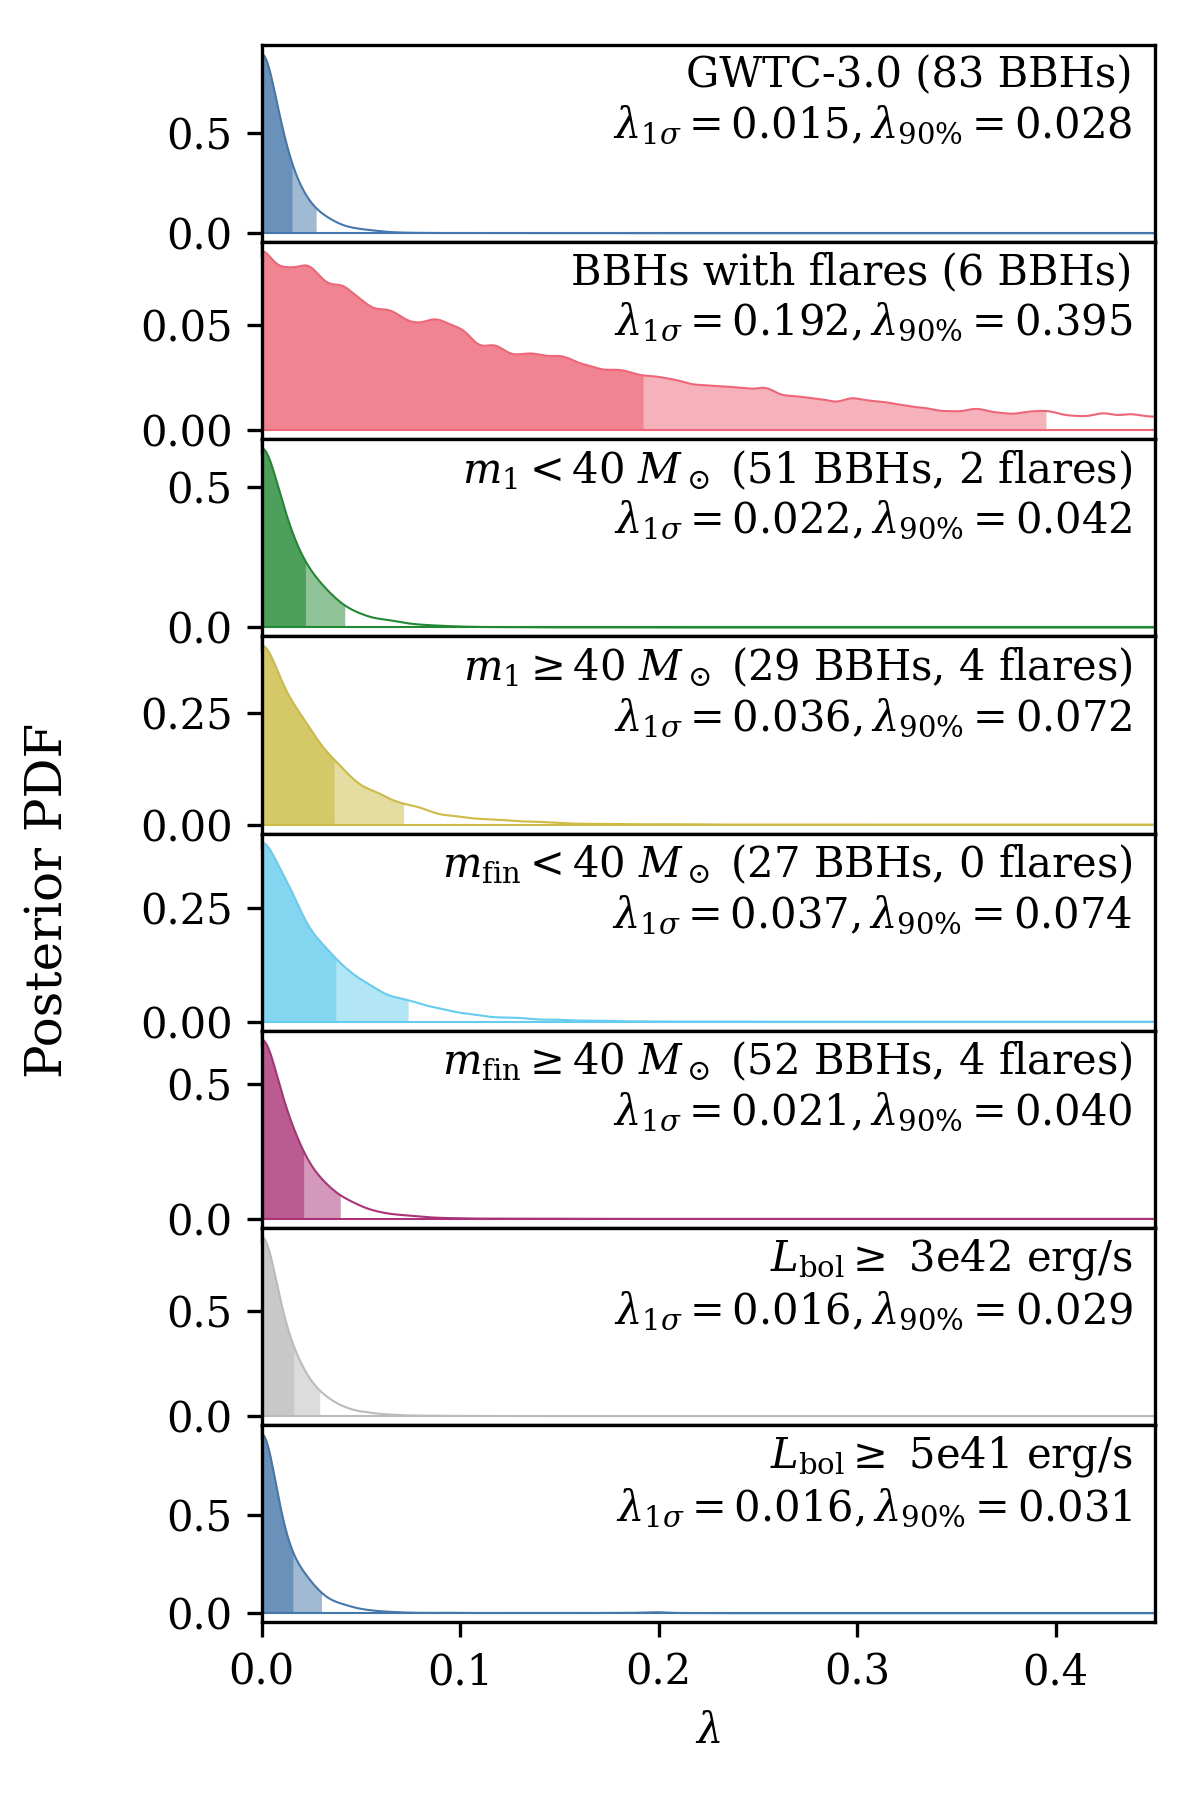

The script that drew this image:
import os
import os.path as pa
import sys

import astropy.units as u
import matplotlib.pyplot as plt
import numpy as np
import pandas as pd
import yaml
from matplotlib.patches import Patch
from scipy.stats import gaussian_kde

# Local imports
sys.path.append(pa.dirname(pa.dirname(pa.dirname(__file__))))
import utils.graham23_tables as g23
from utils import inference
from utils.paths import PROJDIR
from utils.stats import calc_zero_cl, cl_around_mode

# Style file
plt.style.use(f"{PROJDIR}/plots/matplotlibrc.mplstyle")
#
DF_FITPARAMS = pd.read_csv(f"{PROJDIR}/fit_lightcurves/fitparams.csv")

################################################################################


def plot_lambda_posterior(path, offset=0, plot_kwargs={}, ax=None):
    # Load samples
    samples = np.loadtxt(pa.join(path, "O4_samples_graham23.dat"))
    samples_kde = np.concatenate([samples, -samples, 2 - samples])
    # Gaussian kde
    kernel = gaussian_kde(samples_kde, bw_method=0.005)
    x = np.linspace(0, 0.45, 1001)
    pdf = 3 * kernel(
        x
    )  # "3 *" because the KDE is normalized over [-samples_max, samples_max]
    # Quantiles
    quants = cl_around_mode(x, pdf)
    peak = quants[0]
    lo = peak - quants[1]
    hi = quants[2] - peak
    if peak == 0:
        quantstr = f"$\lambda < {hi:.3f}$"
    else:
        quantstr = f"$\lambda = {peak:.3f}_{{- {lo:.3f}}}^{{+ {hi:.3f}}}$"
    # Scale to figure
    y_lo = offset - 0.45 * pdf / np.nanmax(pdf)
    y_hi = offset + 0.85 * pdf / 60
    # Plot
    # plot_kwargs["label"] += f": {quantstr}"
    lines = ax.plot(x, [offset] * len(x), rasterized=True, lw=0.5, **plot_kwargs)
    if "color" in plot_kwargs:
        color = plot_kwargs.pop("color")
    # ax.plot(x, y_lo, rasterized=True, color=color, lw=0.5, **plot_kwargs)
    ax.plot(x, y_hi, rasterized=True, color=color, lw=0.5, **plot_kwargs)
    ax.fill_between(
        x,
        offset,
        y_hi,
        where=(x >= quants[1]) & (x <= quants[2]),
        color=color,
        alpha=0.6,
        lw=0,
        rasterized=True,
    )
    ax.fill_between(
        x,
        offset,
        y_hi,
        where=(x >= 0) & (x <= np.quantile(samples, 0.9)),
        color=color,
        alpha=0.5,
        lw=0,
        rasterized=True,
    )
    # # Plot line for median
    # ax.vlines(
    #     peak,
    #     y_lo,
    #     pdf[np.digitize(peak, x) - 1] / np.nanmax(pdf) + y_lo,
    #     color=lines[0].get_color(),
    #     rasterized=True,
    # )
    ax.text(
        0.975 * x.max(),
        0.95 * ax.get_ylim()[1],
        f"{plot_kwargs['label']}\n$\lambda_{{1 \sigma}} = {hi:.3f}, \lambda_{{90\%}} = {np.quantile(samples, 0.9):.3f}$",
        ha="right",
        va="top",
        fontsize=10,
        # bbox=dict(
        #     facecolor="none",
        #     edgecolor=color,
        #     lw=1,
        #     pad=2,
        # ),
        rasterized=True,
    )
    # Print quantiles
    for q in [0.1, 0.16, 0.5, 0.84, 0.9]:
        v = np.quantile(samples, q)
        print(f"Quantiles {q}: {v:6.3f}")
    print(f"Bayes factor [peak={peak:.3f}]/0: {(kernel(peak) / kernel(0))[0]}")
    if peak != 0:
        calc_zero_cl(x, pdf)


def plot_lambda_posterior_hist(path, plot_kwargs={}, ax=None):
    # Load samples
    samples = np.loadtxt(pa.join(path, "O4_samples_graham23.dat"))
    # Plot
    ax.hist(
        samples,
        bins=50,
        density=True,
        histtype="step",
        **plot_kwargs,
    )


def plot_lambda_posteriors(paths):
    # Initialize figure
    fig, axd = plt.subplot_mosaic(
        np.transpose([list(range(len(paths)))]),
        figsize=(4, 6),
        sharex=True,
        # sharey=True,
        gridspec_kw={"hspace": 0},
    )
    # Plot
    color_cycle = plt.rcParams["axes.prop_cycle"].by_key()["color"]
    for pi, (path, label) in enumerate(
        zip(
            paths,
            [
                "GWTC-3.0 (83 BBHs)",
                "BBHs with flares (6 BBHs)",
                r"$m_1 < 40~M_\odot$ (51 BBHs, 2 flares)",
                r"$m_1 \geq 40~M_\odot$ (29 BBHs, 4 flares)",
                r"$m_{\rm fin} < 40~M_\odot$ (27 BBHs, 0 flares)",
                r"$m_{\rm fin} \geq 40~M_\odot$ (52 BBHs, 4 flares)",
                r"$L_{\rm bol} \geq$ 3e42 erg/s",
                # "^same, only coincidences",
                r"$L_{\rm bol} \geq$ 5e41 erg/s",
                # "^same, only coincidences",
            ],
        )
    ):
        plot_lambda_posterior(
            # plot_lambda_posterior_hist(
            path,
            # offset=-pi,
            ax=axd[pi],
            plot_kwargs={
                "label": label,
                "color": color_cycle[pi % len(color_cycle)],
            },
        )
        # Format
        axd[pi].set_xlim(0, 0.45)
        if pi == len(paths) - 1:
            axd[pi].set_xlabel(r"$\lambda$")
        # axd[pi].set_ylabel("PDF")
        # axd[pi].tick_params(left=False, labelleft=False)
        # ax.grid()
        # ax.legend(
        #     title="Flares/AGN/day",
        #     loc="upper right",
        #     edgecolor="k",
        # )
    # Save
    fig.supylabel("Posterior PDF")
    plt.tight_layout()
    plt.savefig(
        __file__.replace(".py", ".pdf"),
        # __file__.replace(".py", "_hist.pdf"),
        dpi=300,
    )
    plt.savefig(
        __file__.replace(".py", ".png"),
        # __file__.replace(".py", "_hist.png"),
        dpi=300,
    )
    plt.close()


################################################################################

# Get the directory path from the command line
if len(sys.argv) == 1:
    _default_array_jobs = [
        11,
        18,
        12,
        13,
        14,
        15,
        16,
        # 19,
        17,
        # 20,
    ]
    print(f"Usage: python {pa.basename(__file__)} <path_to_directory>")
    print(f"Defaulting to array jobs {_default_array_jobs}.")
    paths = [
        pa.join(PROJDIR, f"Posterior_inference_lambda_O3/array/{i}")
        for i in _default_array_jobs
    ]
else:
    paths = sys.argv[1:]

# Plot the association probabilities
plot_lambda_posteriors(paths)
